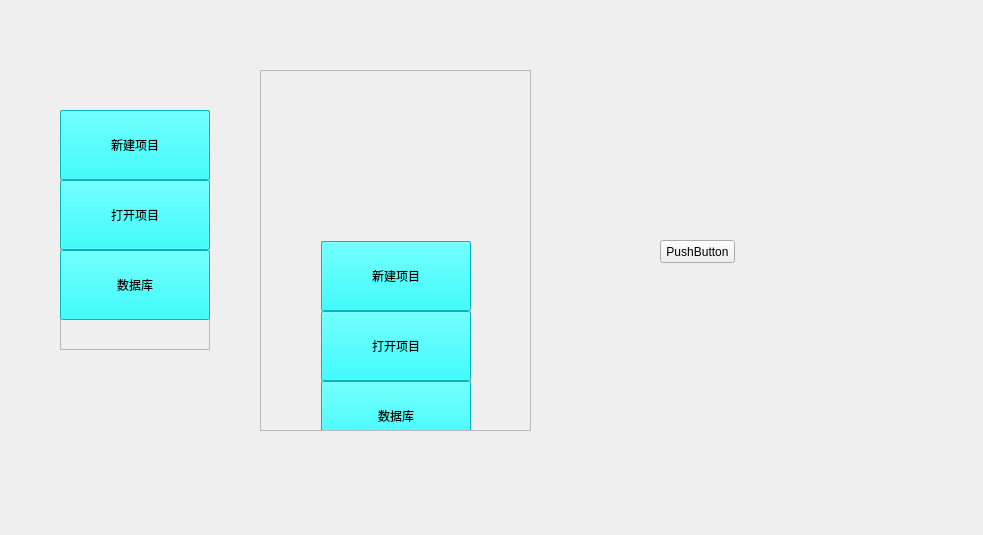
<?xml version="1.0" encoding="UTF-8"?>
<ui version="4.0">
 <class>Form</class>
 <widget class="QWidget" name="Form">
  <property name="geometry">
   <rect>
    <x>0</x>
    <y>0</y>
    <width>983</width>
    <height>535</height>
   </rect>
  </property>
  <property name="windowTitle">
   <string>Form</string>
  </property>
  <widget class="QWidget" name="widget_2" native="true">
   <property name="geometry">
    <rect>
     <x>20</x>
     <y>50</y>
     <width>891</width>
     <height>391</height>
    </rect>
   </property>
   <widget class="QFrame" name="frame">
    <property name="geometry">
     <rect>
      <x>40</x>
      <y>60</y>
      <width>150</width>
      <height>240</height>
     </rect>
    </property>
    <property name="sizePolicy">
     <sizepolicy hsizetype="Fixed" vsizetype="Fixed">
      <horstretch>0</horstretch>
      <verstretch>0</verstretch>
     </sizepolicy>
    </property>
    <property name="minimumSize">
     <size>
      <width>150</width>
      <height>240</height>
     </size>
    </property>
    <property name="maximumSize">
     <size>
      <width>150</width>
      <height>240</height>
     </size>
    </property>
    <property name="frameShape">
     <enum>QFrame::StyledPanel</enum>
    </property>
    <property name="frameShadow">
     <enum>QFrame::Raised</enum>
    </property>
    <widget class="QToolButton" name="toolButton_8">
     <property name="geometry">
      <rect>
       <x>0</x>
       <y>70</y>
       <width>150</width>
       <height>70</height>
      </rect>
     </property>
     <property name="styleSheet">
      <string notr="true">background-color: rgb(0, 255, 255);
border-color: none;</string>
     </property>
     <property name="text">
      <string>打开项目</string>
     </property>
     <property name="icon">
      <iconset>
       <normaloff>../rsc/open.ico</normaloff>../rsc/open.ico</iconset>
     </property>
     <property name="iconSize">
      <size>
       <width>50</width>
       <height>50</height>
      </size>
     </property>
     <property name="toolButtonStyle">
      <enum>Qt::ToolButtonTextUnderIcon</enum>
     </property>
    </widget>
    <widget class="QToolButton" name="toolButton_6">
     <property name="geometry">
      <rect>
       <x>0</x>
       <y>0</y>
       <width>150</width>
       <height>70</height>
      </rect>
     </property>
     <property name="styleSheet">
      <string notr="true">background-color: rgb(0, 255, 255);</string>
     </property>
     <property name="text">
      <string>新建项目</string>
     </property>
     <property name="icon">
      <iconset>
       <normaloff>../rsc/new.ico</normaloff>../rsc/new.ico</iconset>
     </property>
     <property name="iconSize">
      <size>
       <width>50</width>
       <height>50</height>
      </size>
     </property>
     <property name="toolButtonStyle">
      <enum>Qt::ToolButtonTextUnderIcon</enum>
     </property>
    </widget>
    <widget class="QToolButton" name="toolButton_7">
     <property name="geometry">
      <rect>
       <x>0</x>
       <y>140</y>
       <width>150</width>
       <height>70</height>
      </rect>
     </property>
     <property name="styleSheet">
      <string notr="true">background-color: rgb(0, 255, 255);</string>
     </property>
     <property name="text">
      <string>数据库</string>
     </property>
     <property name="toolButtonStyle">
      <enum>Qt::ToolButtonTextUnderIcon</enum>
     </property>
    </widget>
   </widget>
   <widget class="QScrollArea" name="scrollArea">
    <property name="geometry">
     <rect>
      <x>240</x>
      <y>20</y>
      <width>271</width>
      <height>361</height>
     </rect>
    </property>
    <property name="widgetResizable">
     <bool>true</bool>
    </property>
    <widget class="QWidget" name="scrollAreaWidgetContents">
     <property name="geometry">
      <rect>
       <x>0</x>
       <y>0</y>
       <width>269</width>
       <height>359</height>
      </rect>
     </property>
     <widget class="QWidget" name="widget" native="true">
      <property name="geometry">
       <rect>
        <x>40</x>
        <y>20</y>
        <width>191</width>
        <height>2000</height>
       </rect>
      </property>
      <property name="minimumSize">
       <size>
        <width>1</width>
        <height>2000</height>
       </size>
      </property>
      <widget class="QFrame" name="frame_2">
       <property name="geometry">
        <rect>
         <x>20</x>
         <y>150</y>
         <width>150</width>
         <height>240</height>
        </rect>
       </property>
       <property name="sizePolicy">
        <sizepolicy hsizetype="Fixed" vsizetype="Fixed">
         <horstretch>0</horstretch>
         <verstretch>0</verstretch>
        </sizepolicy>
       </property>
       <property name="minimumSize">
        <size>
         <width>150</width>
         <height>240</height>
        </size>
       </property>
       <property name="maximumSize">
        <size>
         <width>150</width>
         <height>240</height>
        </size>
       </property>
       <property name="frameShape">
        <enum>QFrame::StyledPanel</enum>
       </property>
       <property name="frameShadow">
        <enum>QFrame::Raised</enum>
       </property>
       <widget class="QToolButton" name="toolButton_12">
        <property name="geometry">
         <rect>
          <x>0</x>
          <y>70</y>
          <width>150</width>
          <height>70</height>
         </rect>
        </property>
        <property name="styleSheet">
         <string notr="true">background-color: rgb(0, 255, 255);
border-color: none;</string>
        </property>
        <property name="text">
         <string>打开项目</string>
        </property>
        <property name="icon">
         <iconset>
          <normaloff>../rsc/open.ico</normaloff>../rsc/open.ico</iconset>
        </property>
        <property name="iconSize">
         <size>
          <width>50</width>
          <height>50</height>
         </size>
        </property>
        <property name="toolButtonStyle">
         <enum>Qt::ToolButtonTextUnderIcon</enum>
        </property>
       </widget>
       <widget class="QToolButton" name="toolButton_13">
        <property name="geometry">
         <rect>
          <x>0</x>
          <y>0</y>
          <width>150</width>
          <height>70</height>
         </rect>
        </property>
        <property name="styleSheet">
         <string notr="true">background-color: rgb(0, 255, 255);</string>
        </property>
        <property name="text">
         <string>新建项目</string>
        </property>
        <property name="icon">
         <iconset>
          <normaloff>../rsc/new.ico</normaloff>../rsc/new.ico</iconset>
        </property>
        <property name="iconSize">
         <size>
          <width>50</width>
          <height>50</height>
         </size>
        </property>
        <property name="toolButtonStyle">
         <enum>Qt::ToolButtonTextUnderIcon</enum>
        </property>
       </widget>
       <widget class="QToolButton" name="toolButton_14">
        <property name="geometry">
         <rect>
          <x>0</x>
          <y>140</y>
          <width>150</width>
          <height>70</height>
         </rect>
        </property>
        <property name="styleSheet">
         <string notr="true">background-color: rgb(0, 255, 255);</string>
        </property>
        <property name="text">
         <string>数据库</string>
        </property>
        <property name="toolButtonStyle">
         <enum>Qt::ToolButtonTextUnderIcon</enum>
        </property>
       </widget>
      </widget>
     </widget>
    </widget>
   </widget>
   <widget class="QStackedWidget" name="stackedWidget">
    <property name="geometry">
     <rect>
      <x>610</x>
      <y>160</y>
      <width>191</width>
      <height>121</height>
     </rect>
    </property>
    <property name="currentIndex">
     <number>1</number>
    </property>
    <widget class="QWidget" name="page">
     <widget class="QCheckBox" name="checkBox">
      <property name="geometry">
       <rect>
        <x>240</x>
        <y>110</y>
        <width>71</width>
        <height>16</height>
       </rect>
      </property>
      <property name="text">
       <string>CheckBox</string>
      </property>
     </widget>
    </widget>
    <widget class="QWidget" name="page_2">
     <widget class="QPushButton" name="pushButton">
      <property name="geometry">
       <rect>
        <x>30</x>
        <y>30</y>
        <width>75</width>
        <height>23</height>
       </rect>
      </property>
      <property name="styleSheet">
       <string notr="true">selection-background-color: rgb(255, 255, 0);</string>
      </property>
      <property name="text">
       <string>PushButton</string>
      </property>
     </widget>
    </widget>
   </widget>
  </widget>
 </widget>
 <resources/>
 <connections/>
</ui>
